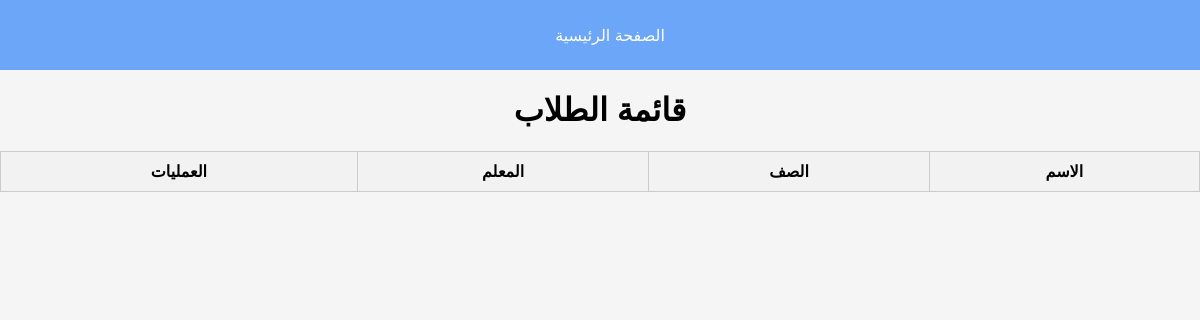
The app's page /list_student/, older data.
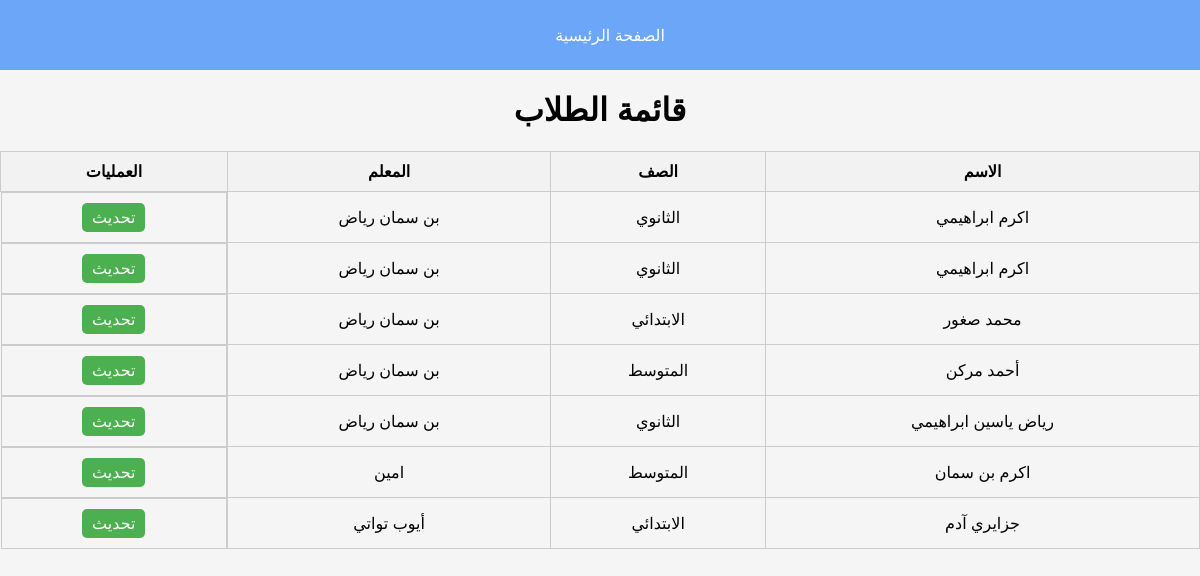
The same page, newer data.
### Core/models.py (models this page shows, shortened)
class Student(models.Model):
    num = models.IntegerField(unique=True,null=True,blank=True)
    first_name = models.CharField(max_length=40)
    last_name = models.CharField(max_length=40)
    level = models.ForeignKey("Level",on_delete=models.SET_NULL,null=True,related_name='level_student')
    date_birth = models.DateField()
    adress = models.CharField(max_length=60)
    level_year = models.CharField(max_length=60)
    situation = models.CharField(max_length=40,null=True,blank=True)
    confirmed = models.BooleanField()
    parent = models.ForeignKey("parent",on_delete=models.SET_NULL,null=True ,related_name='children')
    teacher = models.ForeignKey("teacher",on_delete=models.SET_NULL,null=True,blank=True,related_name = 'teacher_student')

class Teacher(models.Model):
    name = models.CharField(max_length=60)

class Level(models.Model):
    id = models.AutoField(primary_key=True)
    name = models.CharField(max_length=20)
    def __str__(self):
        return f'{self.name}'

### Core/views.py (the view)
# urls.py: path('list_student/',views.list_student,name="list_student"),
def list_student(request):
    students = Student.objects.filter(confirmed = True)
    return render (request,"list_student.html",{"students":students})

### Core/templates/list_student.html (shortened to what this page needs)
<!DOCTYPE html>
<html lang="ar">
<head>
</head>
<body>
    <div class="navbar">
        <a href="{% url 'home' %}">الصفحة الرئيسية</a>
    </div>
    <h1 style="display: flex; justify-content: center;">قائمة الطلاب</h1>
    <table>
        <thead>
            <tr>
                <th>العمليات</th>
                <th>المعلم</th>
                <th>الصف</th>
                <th>الاسم</th>
            </tr>
        </thead>
        <tbody>
            {% for student in students %}
            <tr>
                <td class="action-buttons">
                    <a class="update-btn" href="{% url 'update_form' student.id %}">تحديث</a>
                </td>
                <td>{{ student.teacher.name }}</td>
                <td>{{ student.level }}</td>
                <td>{{ student.first_name }} {{student.last_name}}</td>
            </tr>
            {% endfor %}
        </tbody>
    </table>
</body>
</html>

### Core/templates/list_student.html (style rules this page uses)
body { font-family: Arial, sans-serif; margin: 0; padding: 0px; background-color: #f5f5f5; }
.navbar { background-color: #6CA6F9; padding: 10px; width: 100%; display: flex; justify-content: center; align-items: center; height: 50px; }
.navbar a { color: white; text-decoration: none; padding: 10px 20px; font-size: 16px; border-radius: 8px; }
table { width: 100%; border-collapse: collapse; margin-top: 20px; }
th, td { border: 1px solid #ccc; padding: 10px; text-align: center; }
th { background-color: #f2f2f2; }
.action-buttons { display: flex; justify-content: center; gap: 10px; }
.action-buttons a { padding: 5px 10px; border: none; border-radius: 5px; cursor: pointer; color: white; text-decoration: none; display: inline-block; text-align: center; }
.update-btn { background-color: #4CAF50; }

Row changes from the older to the newer data that the page shows:
now on this page (row edited): Student: teacher.name "بن سمان رياض", level "الثانوي", first_name "اكرم", last_name "ابراهيمي"
now on this page (row edited): Student: teacher.name "بن سمان رياض", level "الثانوي", first_name "اكرم", last_name "ابراهيمي"
added Student: teacher.name "بن سمان رياض", level "الابتدائي", first_name "محمد", last_name "صغور"
added Student: teacher.name "بن سمان رياض", level "المتوسط", first_name "أحمد", last_name "مركن"
added Student: teacher.name "بن سمان رياض", level "الثانوي", first_name "رياض ياسين", last_name "ابراهيمي"
added Student: teacher.name "امين", level "المتوسط", first_name "اكرم", last_name "بن سمان"
added Student: teacher.name "أيوب تواتي", level "الابتدائي", first_name "جزايري", last_name "آدم"
